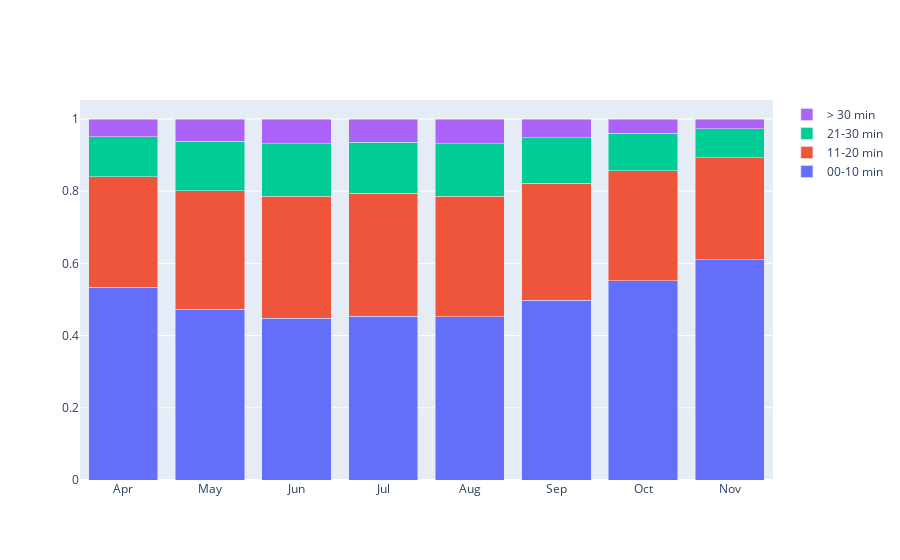

Notebook code for this chart:
### Code cell
fig = go.Figure()

x = plot_df['mmm'].unique()

for duration_group in plot_df['trip_length'].unique():
    
    cond = plot_df['trip_length'] == duration_group
    fig.add_trace(
            go.Bar(
                name = duration_group,
                x = x,
                y = plot_df.loc[cond,'rides_pct'], # Numbers in millions of rides
                #hovertemplate = hovertemplate,
                #marker_color = "cornflowerblue"
            )
    )

fig.update_layout(
    barmode = 'stack',
    hovermode = 'x unified'
)

fig.show()

### Figure 1 — Plotly figure (JSON) as saved in the notebook; plotly's stock layout.template omitted (floating-point values rounded to 4 significant figures)
{"data": [{"name": "00-10 min", "type": "bar", "x": ["Apr", "May", "Jun", "Jul", "Aug", "Sep", "Oct", "Nov"], "y": [0.5342, 0.4729, 0.4474, 0.4539, 0.4516, 0.4978, 0.5517, 0.6095, 0.5235, 0.4486, 0.442, 0.4362, 0.433, 0.462, 0.5387, 0.5632]}, {"name": "11-20 min", "type": "bar", "x": ["Apr", "May", "Jun", "Jul", "Aug", "Sep", "Oct", "Nov"], "y": [0.3064, 0.3286, 0.338, 0.3398, 0.3343, 0.3246, 0.3056, 0.2826, 0.304, 0.3296, 0.3338, 0.3369, 0.3366, 0.3348, 0.3083, 0.302]}, {"name": "21-30 min", "type": "bar", "x": ["Apr", "May", "Jun", "Jul", "Aug", "Sep", "Oct", "Nov"], "y": [0.111, 0.1364, 0.1463, 0.1418, 0.1448, 0.1254, 0.1029, 0.08022, 0.1179, 0.1487, 0.1504, 0.1536, 0.1537, 0.1415, 0.1105, 0.0998]}, {"name": "> 30 min", "type": "bar", "x": ["Apr", "May", "Jun", "Jul", "Aug", "Sep", "Oct", "Nov"], "y": [0.04846, 0.0622, 0.06822, 0.06442, 0.06922, 0.05215, 0.03987, 0.02764, 0.05458, 0.07313, 0.07383, 0.07337, 0.0767, 0.06171, 0.04251, 0.03499]}], "layout": {"autosize": true, "barmode": "stack", "hovermode": "x unified", "xaxis": {"autorange": true, "range": [-0.5, 7.5], "type": "category"}, "yaxis": {"autorange": true, "range": [0, 1.053], "type": "linear"}}}
